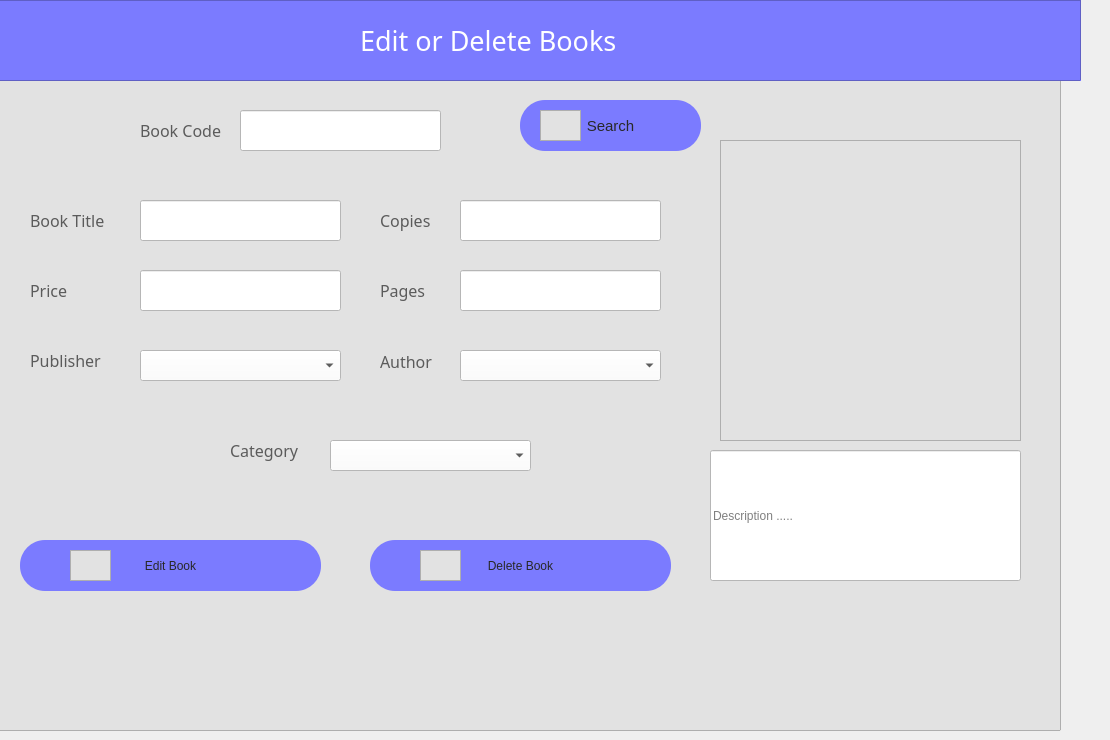
      <widget class="QWidget" name="tab_11">
       <attribute name="icon">
        <iconset resource="icons.qrc">
         <normaloff>:/newPrefix/icons/edit.png</normaloff>:/newPrefix/icons/edit.png</iconset>
       </attribute>
       <attribute name="title">
        <string>Edit or Delete</string>
       </attribute>
       <widget class="QFrame" name="frame_24">
        <property name="geometry">
         <rect>
          <x>-10</x>
          <y>0</y>
          <width>1091</width>
          <height>81</height>
         </rect>
        </property>
        <property name="styleSheet">
         <string notr="true">background-color: rgb(123, 123, 255);
</string>
        </property>
        <property name="frameShape">
         <enum>QFrame::StyledPanel</enum>
        </property>
        <property name="frameShadow">
         <enum>QFrame::Raised</enum>
        </property>
        <widget class="QLabel" name="label_56">
         <property name="geometry">
          <rect>
           <x>370</x>
           <y>20</y>
           <width>511</width>
           <height>41</height>
          </rect>
         </property>
         <property name="font">
          <font>
           <family>hooge 05_55</family>
           <pointsize>20</pointsize>
          </font>
         </property>
         <property name="styleSheet">
          <string notr="true">color: rgb(255, 255, 255);</string>
         </property>
         <property name="text">
          <string>Edit or Delete Books</string>
         </property>
        </widget>
       </widget>
       <widget class="QFrame" name="frame_25">
        <property name="geometry">
         <rect>
          <x>-40</x>
          <y>10</y>
          <width>1101</width>
          <height>721</height>
         </rect>
        </property>
        <property name="styleSheet">
         <string notr="true">background-color: rgb(226, 226, 226);</string>
        </property>
        <property name="frameShape">
         <enum>QFrame::StyledPanel</enum>
        </property>
        <property name="frameShadow">
         <enum>QFrame::Raised</enum>
        </property>
        <widget class="QLineEdit" name="bdesc_edit">
         <property name="geometry">
          <rect>
           <x>750</x>
           <y>440</y>
           <width>311</width>
           <height>131</height>
          </rect>
         </property>
         <property name="styleSheet">
          <string notr="true">background-color: rgb(255, 255, 255);</string>
         </property>
         <property name="placeholderText">
          <string>Description .....</string>
         </property>
        </widget>
        <widget class="QLabel" name="label_57">
         <property name="geometry">
          <rect>
           <x>180</x>
           <y>110</y>
           <width>91</width>
           <height>21</height>
          </rect>
         </property>
         <property name="font">
          <font>
           <family>Impact</family>
           <pointsize>12</pointsize>
          </font>
         </property>
         <property name="styleSheet">
          <string notr="true">color: rgb(91, 91, 91);</string>
         </property>
         <property name="text">
          <string>Book Code</string>
         </property>
        </widget>
        <widget class="QLineEdit" name="book_code_editTxt">
         <property name="geometry">
          <rect>
           <x>280</x>
           <y>100</y>
           <width>201</width>
           <height>41</height>
          </rect>
         </property>
         <property name="styleSheet">
          <string notr="true">background-color: rgb(255, 255, 255);</string>
         </property>
        </widget>
        <widget class="QLabel" name="label_58">
         <property name="geometry">
          <rect>
           <x>70</x>
           <y>200</y>
           <width>91</width>
           <height>21</height>
          </rect>
         </property>
         <property name="font">
          <font>
           <family>Impact</family>
           <pointsize>12</pointsize>
          </font>
         </property>
         <property name="styleSheet">
          <string notr="true">color: rgb(91, 91, 91);</string>
         </property>
         <property name="text">
          <string>Book Title</string>
         </property>
        </widget>
        <widget class="QLineEdit" name="btitle_edit">
         <property name="geometry">
          <rect>
           <x>180</x>
           <y>190</y>
           <width>201</width>
           <height>41</height>
          </rect>
         </property>
         <property name="styleSheet">
          <string notr="true">background-color: rgb(255, 255, 255);</string>
         </property>
        </widget>
        <widget class="QLabel" name="label_59">
         <property name="geometry">
          <rect>
           <x>420</x>
           <y>200</y>
           <width>91</width>
           <height>21</height>
          </rect>
         </property>
         <property name="font">
          <font>
           <family>Impact</family>
           <pointsize>12</pointsize>
          </font>
         </property>
         <property name="styleSheet">
          <string notr="true">color: rgb(91, 91, 91);</string>
         </property>
         <property name="text">
          <string>Copies</string>
         </property>
        </widget>
        <widget class="QLineEdit" name="bcopy_edit">
         <property name="geometry">
          <rect>
           <x>500</x>
           <y>190</y>
           <width>201</width>
           <height>41</height>
          </rect>
         </property>
         <property name="styleSheet">
          <string notr="true">background-color: rgb(255, 255, 255);</string>
         </property>
        </widget>
        <widget class="QLabel" name="label_60">
         <property name="geometry">
          <rect>
           <x>70</x>
           <y>270</y>
           <width>91</width>
           <height>21</height>
          </rect>
         </property>
         <property name="font">
          <font>
           <family>Impact</family>
           <pointsize>12</pointsize>
          </font>
         </property>
         <property name="styleSheet">
          <string notr="true">color: rgb(91, 91, 91);</string>
         </property>
         <property name="text">
          <string>Price</string>
         </property>
        </widget>
        <widget class="QLineEdit" name="bprice_edit">
         <property name="geometry">
          <rect>
           <x>180</x>
           <y>260</y>
           <width>201</width>
           <height>41</height>
          </rect>
         </property>
         <property name="styleSheet">
          <string notr="true">background-color: rgb(255, 255, 255);</string>
         </property>
        </widget>
        <widget class="QComboBox" name="pub_comboBox">
         <property name="geometry">
          <rect>
           <x>180</x>
           <y>340</y>
           <width>201</width>
           <height>31</height>
          </rect>
         </property>
         <property name="styleSheet">
          <string notr="true">background-color: rgb(255, 255, 255);</string>
         </property>
        </widget>
        <widget class="QLabel" name="label_61">
         <property name="geometry">
          <rect>
           <x>70</x>
           <y>340</y>
           <width>91</width>
           <height>21</height>
          </rect>
         </property>
         <property name="font">
          <font>
           <family>Impact</family>
           <pointsize>12</pointsize>
          </font>
         </property>
         <property name="styleSheet">
          <string notr="true">color: rgb(91, 91, 91);</string>
         </property>
         <property name="text">
          <string>Publisher</string>
         </property>
        </widget>
        <widget class="QComboBox" name="auth_comboBox_2">
         <property name="geometry">
          <rect>
           <x>500</x>
           <y>340</y>
           <width>201</width>
           <height>31</height>
          </rect>
         </property>
         <property name="styleSheet">
          <string notr="true">background-color: rgb(255, 255, 255);</string>
         </property>
        </widget>
        <widget class="QLabel" name="label_62">
         <property name="geometry">
          <rect>
           <x>420</x>
           <y>341</y>
           <width>71</width>
           <height>20</height>
          </rect>
         </property>
         <property name="font">
          <font>
           <family>Impact</family>
           <pointsize>12</pointsize>
          </font>
         </property>
         <property name="styleSheet">
          <string notr="true">color: rgb(91, 91, 91);</string>
         </property>
         <property name="text">
          <string>Author</string>
         </property>
        </widget>
        <widget class="QLabel" name="label_63">
         <property name="geometry">
          <rect>
           <x>420</x>
           <y>270</y>
           <width>91</width>
           <height>21</height>
          </rect>
         </property>
         <property name="font">
          <font>
           <family>Impact</family>
           <pointsize>12</pointsize>
          </font>
         </property>
         <property name="styleSheet">
          <string notr="true">color: rgb(91, 91, 91);</string>
         </property>
         <property name="text">
          <string>Pages</string>
         </property>
        </widget>
        <widget class="QLineEdit" name="bpage_edit">
         <property name="geometry">
          <rect>
           <x>500</x>
           <y>260</y>
           <width>201</width>
           <height>41</height>
          </rect>
         </property>
         <property name="styleSheet">
          <string notr="true">background-color: rgb(255, 255, 255);</string>
         </property>
        </widget>
        <widget class="QComboBox" name="cat_comboBox">
         <property name="geometry">
          <rect>
           <x>370</x>
           <y>430</y>
           <width>201</width>
           <height>31</height>
          </rect>
         </property>
         <property name="styleSheet">
          <string notr="true">background-color: rgb(255, 255, 255);</string>
         </property>
        </widget>
        <widget class="QLabel" name="label_64">
         <property name="geometry">
          <rect>
           <x>270</x>
           <y>430</y>
           <width>91</width>
           <height>21</height>
          </rect>
         </property>
         <property name="font">
          <font>
           <family>Impact</family>
           <pointsize>12</pointsize>
          </font>
         </property>
         <property name="styleSheet">
          <string notr="true">color: rgb(91, 91, 91);</string>
         </property>
         <property name="text">
          <string>Category</string>
         </property>
        </widget>
        <widget class="QPushButton" name="editbook_Button">
         <property name="geometry">
          <rect>
           <x>60</x>
           <y>530</y>
           <width>301</width>
           <height>51</height>
          </rect>
         </property>
         <property name="font">
          <font>
           <pointsize>9</pointsize>
          </font>
         </property>
         <property name="styleSheet">
          <string notr="true">QPushButton {
color: rgb(40, 40, 40);
  border-radius: 25px;
	background-color: rgb(123, 123, 255);
}

QPushButton:hover {

background-color: rgb(255, 85, 0);

}
</string>
         </property>
         <property name="text">
          <string>Edit Book</string>
         </property>
        </widget>
        <widget class="QFrame" name="frame_27">
         <property name="geometry">
          <rect>
           <x>110</x>
           <y>540</y>
           <width>41</width>
           <height>31</height>
          </rect>
         </property>
         <property name="styleSheet">
          <string notr="true">background-color: rgb(255, 85, 0 / 0%);
image: url(:/newPrefix/icons/edit.png);</string>
         </property>
         <property name="frameShape">
          <enum>QFrame::StyledPanel</enum>
         </property>
         <property name="frameShadow">
          <enum>QFrame::Raised</enum>
         </property>
        </widget>
        <widget class="QPushButton" name="edit_del_srchButton">
         <property name="geometry">
          <rect>
           <x>560</x>
           <y>90</y>
           <width>181</width>
           <height>51</height>
          </rect>
         </property>
         <property name="font">
          <font>
           <pointsize>11</pointsize>
          </font>
         </property>
         <property name="styleSheet">
          <string notr="true">QPushButton {
color: rgb(40, 40, 40);
  border-radius: 25px;
	background-color: rgb(123, 123, 255);
}

QPushButton:hover {
background-color: rgb(123, 123, 255);
background-color: rgb(255, 85, 0);

}
</string>
         </property>
         <property name="text">
          <string>Search</string>
         </property>
        </widget>
        <widget class="QFrame" name="frame_26">
         <property name="geometry">
          <rect>
           <x>580</x>
           <y>100</y>
           <width>41</width>
           <height>31</height>
          </rect>
         </property>
         <property name="styleSheet">
          <string notr="true">background-color: rgb(255, 85, 0 / 0%);
image: url(:/newPrefix/icons/search.png);</string>
         </property>
         <property name="frameShape">
          <enum>QFrame::StyledPanel</enum>
         </property>
         <property name="frameShadow">
          <enum>QFrame::Raised</enum>
         </property>
        </widget>
        <widget class="QFrame" name="frame_28">
         <property name="geometry">
          <rect>
           <x>760</x>
           <y>130</y>
           <width>301</width>
           <height>301</height>
          </rect>
         </property>
         <property name="styleSheet">
          <string notr="true">image: url(:/newPrefix/icons/bk.png);</string>
         </property>
         <property name="frameShape">
          <enum>QFrame::StyledPanel</enum>
         </property>
         <property name="frameShadow">
          <enum>QFrame::Raised</enum>
         </property>
        </widget>
        <widget class="QPushButton" name="delbook_Button">
         <property name="geometry">
          <rect>
           <x>410</x>
           <y>530</y>
           <width>301</width>
           <height>51</height>
          </rect>
         </property>
         <property name="font">
          <font>
           <pointsize>9</pointsize>
          </font>
         </property>
         <property name="styleSheet">
          <string notr="true">QPushButton {
color: rgb(40, 40, 40);
  border-radius: 25px;
	background-color: rgb(123, 123, 255);
}

QPushButton:hover {

background-color: rgb(255, 85, 0);

}
</string>
         </property>
         <property name="text">
          <string>Delete Book</string>
         </property>
        </widget>
        <widget class="QFrame" name="frame_29">
         <property name="geometry">
          <rect>
           <x>460</x>
           <y>540</y>
           <width>41</width>
           <height>31</height>
          </rect>
         </property>
         <property name="styleSheet">
          <string notr="true">background-color: rgb(255, 85, 0 / 0%);
image: url(:/newPrefix/icons/delete.png);</string>
         </property>
         <property name="frameShape">
          <enum>QFrame::StyledPanel</enum>
         </property>
         <property name="frameShadow">
          <enum>QFrame::Raised</enum>
         </property>
        </widget>
        <widget class="QLabel" name="book_editsrch_label">
         <property name="geometry">
          <rect>
           <x>680</x>
           <y>620</y>
           <width>291</width>
           <height>21</height>
          </rect>
         </property>
         <property name="font">
          <font>
           <pointsize>9</pointsize>
          </font>
         </property>
         <property name="styleSheet">
          <string notr="true">color: rgb(255, 0, 0);</string>
         </property>
         <property name="text">
          <string/>
         </property>
        </widget>
       </widget>
       <zorder>frame_25</zorder>
       <zorder>frame_24</zorder>
      </widget>
